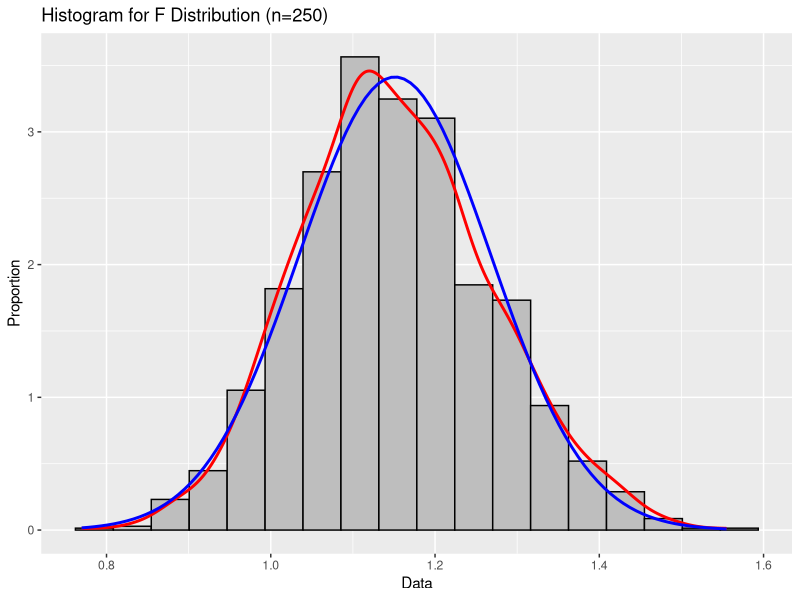
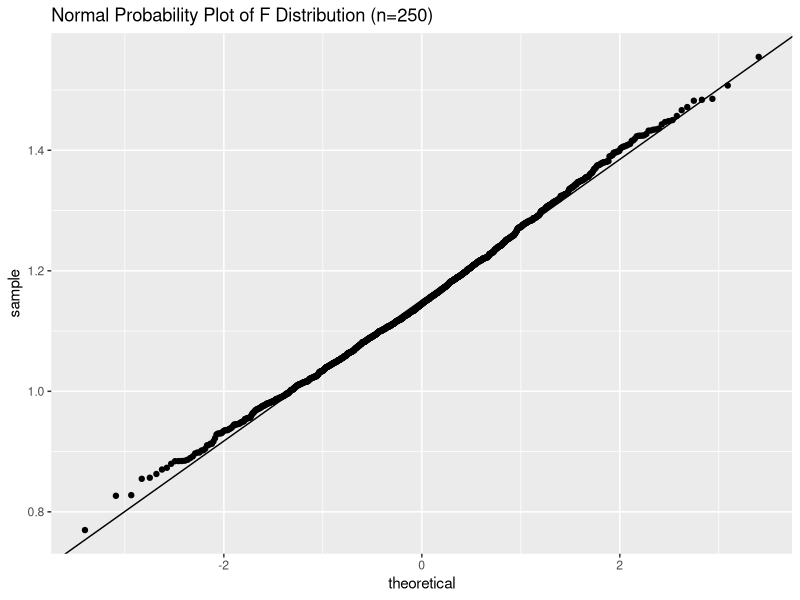

Generate these figures, in order, with R:
library(ggplot2)

set.seed(54321)

SRS <- 1500
n <- 250

f_data.vec <- rf(n=SRS*n, df1=1, df2=15)

f_data.mat <- matrix(f_data.vec, nrow = SRS) 

avg <- apply(f_data.mat, MARGIN=1, FUN=mean)
avg_df <- data.frame(avg=avg)

number_bins <- max(round(sqrt(n))+2, 5)

xbar <- mean(avg)
s <- sd(avg)

ggplot(avg_df, aes(x=avg)) + 
  geom_histogram(aes(y= after_stat(density)), bins = number_bins, 
                 fill="grey", col="black") +
  geom_density(col="red", lwd=1) + 
  stat_function(fun=dnorm, args=list(mean=xbar, sd=s), col="blue", lwd=1) +
  xlab("Data") +
  ylab("Proportion") +
  ggtitle("Histogram for F Distribution (n=250)")

ggplot(avg_df, aes(sample=avg)) + 
  stat_qq() +
  geom_abline(slope=s, intercept=xbar) + 
  ggtitle("Normal Probability Plot of F Distribution (n=250)")
